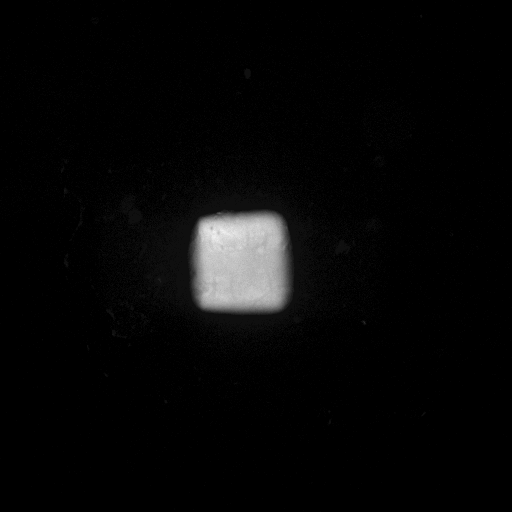
#> input picture Supplemental protocols and data/Data/SI Figure 20/11-02-22-Figure S20/Analyzed/Shit gels/Figure S20ii-3_g.tif, 1024 x 1024 px (shown at 1/2 size); the run also reads 1 picture not shown here
$ python image_analyzer_figS20.py
#> lines starting #> are read from the running program, lines starting #| are printed output that depends on the picture
# -*- coding: utf-8 -*-
"""
Created on Fri Sep 30 09:56:28 2022

@author: rmish
"""

import skimage
import os
import matplotlib.pyplot as plt
import numpy as np
from matplotlib.colors import LinearSegmentedColormap

import matplotlib.pyplot as plt
from skimage import data
from skimage import color
from skimage import img_as_float
import cv2

def hextorgb(hx):
    return tuple(int(hx[i:i+2], 16) for i in (0, 2, 4))

def colormapgenerator(list_colors,label = 'mylist', bins = 100):
    cmaps = LinearSegmentedColormap.from_list(
        label,
        list_colors,
        N = 100)
    return cmaps

def automatic_brightness_and_contrast(image, clip_hist_percent=3):
    # gray = cv2.cvtColor(image, cv2.COLOR_BGR2GRAY)
    gray = image

    # Calculate grayscale histogram
    hist = cv2.calcHist([gray],[0],None,[65536],[0,65536])
    hist_size = len(hist)

    # Calculate cumulative distribution from the histogram
    accumulator = []
    accumulator.append(float(hist[0]))
    for index in range(1, hist_size):
        accumulator.append(accumulator[index -1] + float(hist[index]))

    # Locate points to clip
    maximum = accumulator[-1]
    clip_hist_percent *= (maximum/100.0)
    clip_hist_percent /= 2.0

    # Locate left cut
    minimum_gray = 0
    while accumulator[minimum_gray] < clip_hist_percent:
        minimum_gray += 1

    # Locate right cut
    maximum_gray = hist_size -1
    while accumulator[maximum_gray] >= (maximum - clip_hist_percent):
        maximum_gray -= 1

    # Calculate alpha and beta values
    alpha = 255 / (maximum_gray - minimum_gray)
    beta = -minimum_gray * alpha

    '''
    # Calculate new histogram with desired range and show histogram
    new_hist = cv2.calcHist([gray],[0],None,[256],[minimum_gray,maximum_gray])
    plt.plot(hist)
    plt.plot(new_hist)
    plt.xlim([0,256])
    plt.show()
    '''

    auto_result = cv2.convertScaleAbs(image, alpha=alpha, beta=beta)
    return (auto_result, alpha, beta)

#%%define colors
ab=0
afact = 1
bfact = 1

rc='ed2024'
redc = hextorgb(rc)
red = tuple(ti/255 for ti in redc)

gc='2ca02cf'
greenc = hextorgb(gc)
green = tuple(ti/255 for ti in greenc)

bc = '0084FF'
bluec = hextorgb(bc)
blue = tuple(ti/255 for ti in bluec)

list_colors = [(0, 0, 0,ab),
               red]
red = colormapgenerator(list_colors)
list_colors = [(0, 0, 0,ab),
               green]
green = colormapgenerator(list_colors)
list_colors = [(0, 0, 0,ab),
               blue]
blue = colormapgenerator(list_colors)

#%%load images

g1 = skimage.io.imread('Figure S20ii-3_g.tif')
#> g1 is the input picture: shape (1024, 1024) uint16; min 349, max 4692, mean 578.3
b1 = skimage.io.imread('Figure S20ii-3_b.tif')
r1 = skimage.io.imread('Figure S20ii-3_r.tif')
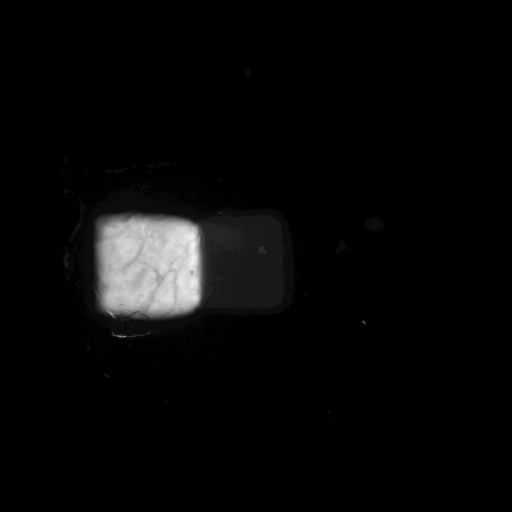
#> input picture Supplemental protocols and data/Data/SI Figure 20/11-02-22-Figure S20/Analyzed/Shit gels/Figure S20ii-3_r.tif, 1024 x 1024 px (shown at 1/2 size)
#> r1 is the input picture: shape (1024, 1024) uint16; min 383, max 5467, mean 610.3
g2 = skimage.io.imread('Figure S20iii-3-g.tif')
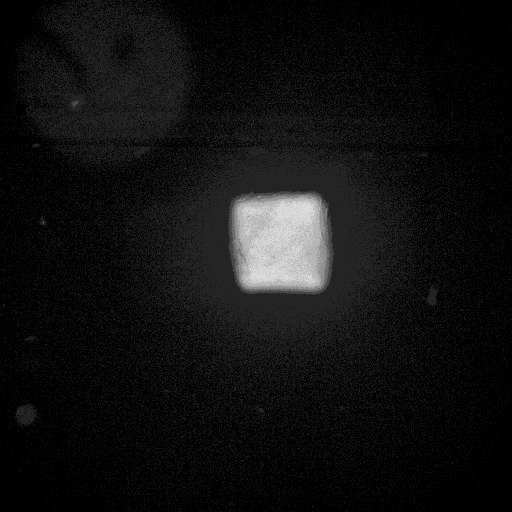
#> input picture Supplemental protocols and data/Data/SI Figure 20/11-02-22-Figure S20/Analyzed/Shit gels/Figure S20iii-3-g.tif, 1024 x 1024 px (shown at 1/2 size)
#> g2 is the input picture: shape (1024, 1024) uint16; min 378, max 2090, mean 543.1
b2 = skimage.io.imread('Figure S20iii-3-b.tif')
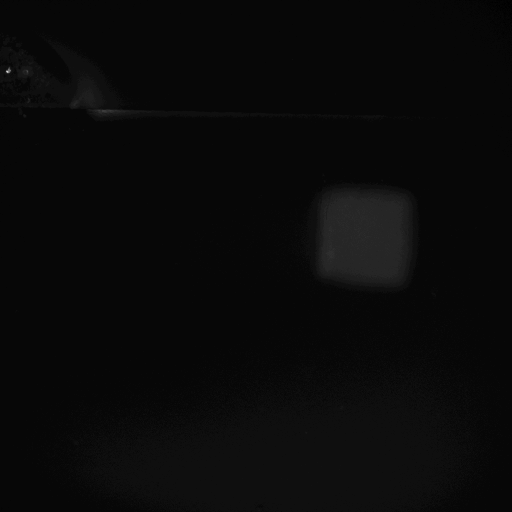
#> input picture Supplemental protocols and data/Data/SI Figure 20/11-02-22-Figure S20/Analyzed/Shit gels/Figure S20iii-3-b.tif, 1024 x 1024 px (shown at 1/2 size)
#> b2 is the input picture: shape (1024, 1024) uint16; min 434, max 8807, mean 718.3
r2 = skimage.io.imread('Figure S20iii-3-r.tif')
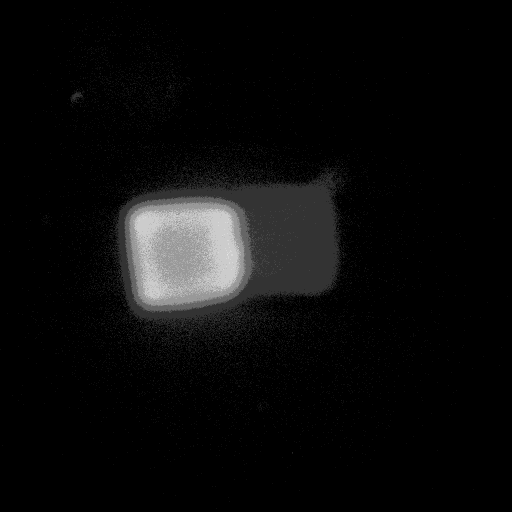
#> input picture Supplemental protocols and data/Data/SI Figure 20/11-02-22-Figure S20/Analyzed/Shit gels/Figure S20iii-3-r.tif, 1024 x 1024 px (shown at 1/2 size)
#> r2 is the input picture: shape (1024, 1024) uint16; min 383, max 1613, mean 511.2


#%%
plt.figure()
plt.style.use('dark_background')

filler, alpha, beta =automatic_brightness_and_contrast(b2)
#> in automatic_brightness_and_contrast, `hist_size = len(hist)`: hist_size = 65536
#> after the loop in automatic_brightness_and_contrast, `for index in range(1, hist_size):`: accumulator = 65536 items
#> in automatic_brightness_and_contrast, `maximum = accumulator[-1]`: maximum = 1048576
#> in automatic_brightness_and_contrast, `clip_hist_percent *= (maximum/100.0)`: clip_hist_percent = 31457.3
#> in automatic_brightness_and_contrast, `clip_hist_percent /= 2.0`: clip_hist_percent = 15728.6
#> after the loop in automatic_brightness_and_contrast, `while accumulator[minimum_gray] < clip_hist_percent:`: minimum_gray = 542
#> in automatic_brightness_and_contrast, `maximum_gray = hist_size -1`: maximum_gray = 65535
#> the loop in automatic_brightness_and_contrast, `while accumulator[maximum_gray] >= (maximum - clip_hist_percent):` made 63888 passes
#> maximum_gray on passes 1 to 3: 65534, 65533, 65532
#> after the loop in automatic_brightness_and_contrast, `while accumulator[maximum_gray] >= (maximum - clip_hist_percent):`: maximum_gray = 1647
#> in automatic_brightness_and_contrast, `alpha = 255 / (maximum_gray - minimum_gray)`: alpha = 0.231
#> in automatic_brightness_and_contrast, `beta = -minimum_gray * alpha`: beta = -125.1
#> in automatic_brightness_and_contrast, `auto_result = cv2.convertScaleAbs(image, alpha=alpha, beta=beta)`:
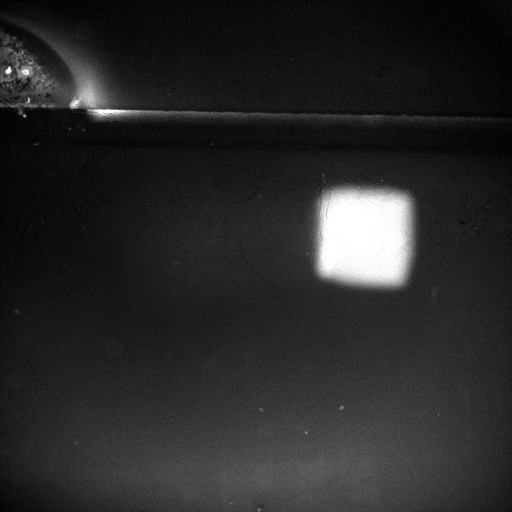
#> auto_result: shape (1024, 1024) (shown at 1/2 size); min 0, max 255, mean 40.5
#> alpha = 0.231; beta = -125.1
bnorm = cv2.convertScaleAbs(b2, alpha=alpha*afact, beta=beta*bfact)
plt.imshow(bnorm, cmap = blue)

filler, alpha, beta =automatic_brightness_and_contrast(r2)
#> the loop in automatic_brightness_and_contrast (call 2), `while accumulator[maximum_gray] >= (maximum - clip_hist_percent):` made 64239 passes
#> alpha = 0.293; beta = -125.3
rnorm = cv2.convertScaleAbs(r2, alpha=alpha*afact, beta=beta*bfact)
plt.imshow(rnorm, cmap = red)

filler, alpha, beta =automatic_brightness_and_contrast(g2)
#> alpha = 0.195; beta = -89.04
gnorm = cv2.convertScaleAbs(g2, alpha=alpha*afact, beta=beta*bfact)
plt.imshow(gnorm, cmap = green)
plt.axis('off')
plt.savefig('gel2.svg')

#%%
plt.figure()
plt.style.use('dark_background')

filler, alpha, beta =automatic_brightness_and_contrast(b1)
#> alpha = 0.169; beta = -72.04
bnorm = cv2.convertScaleAbs(b1, alpha=alpha*afact, beta=beta*bfact)
plt.imshow(bnorm, cmap = blue)

filler, alpha, beta =automatic_brightness_and_contrast(r1)
#> in automatic_brightness_and_contrast (call 5), `clip_hist_percent *= (maximum/100.0)`: clip_hist_percent = 31457.3
#> in automatic_brightness_and_contrast (call 5), `clip_hist_percent /= 2.0`: clip_hist_percent = 15728.6
#> after the loop in automatic_brightness_and_contrast (call 5), `while accumulator[minimum_gray] < clip_hist_percent:`: minimum_gray = 418
#> in automatic_brightness_and_contrast (call 5), `maximum_gray = hist_size -1`: maximum_gray = 65535
#> the loop in automatic_brightness_and_contrast (call 5), `while accumulator[maximum_gray] >= (maximum - clip_hist_percent):` made 61250 passes
#> after the loop in automatic_brightness_and_contrast (call 5), `while accumulator[maximum_gray] >= (maximum - clip_hist_percent):`: maximum_gray = 4285
#> in automatic_brightness_and_contrast (call 5), `alpha = 255 / (maximum_gray - minimum_gray)`: alpha = 0.0659
#> in automatic_brightness_and_contrast (call 5), `beta = -minimum_gray * alpha`: beta = -27.56
#> in automatic_brightness_and_contrast (call 5), `auto_result = cv2.convertScaleAbs(image, alpha=alpha, beta=beta)`:
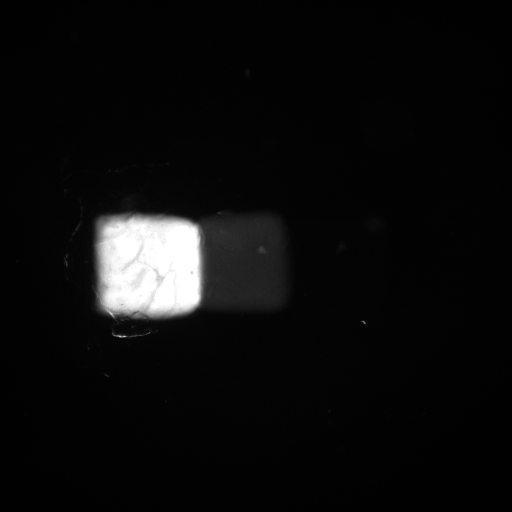
#> auto_result: shape (1024, 1024) (shown at 1/2 size); min 0, max 255, mean 12.4
#> alpha = 0.0659; beta = -27.56
rnorm = cv2.convertScaleAbs(r1, alpha=alpha*afact, beta=beta*bfact)
plt.imshow(rnorm, cmap = red)

filler, alpha, beta =automatic_brightness_and_contrast(g1)
#> in automatic_brightness_and_contrast (call 6), `clip_hist_percent *= (maximum/100.0)`: clip_hist_percent = 31457.3
#> in automatic_brightness_and_contrast (call 6), `clip_hist_percent /= 2.0`: clip_hist_percent = 15728.6
#> in automatic_brightness_and_contrast (call 6), `auto_result = cv2.convertScaleAbs(image, alpha=alpha, beta=beta)`:
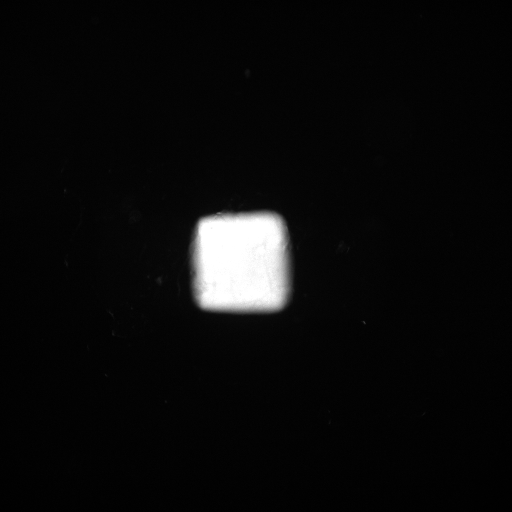
#> auto_result: shape (1024, 1024) (shown at 1/2 size); min 0, max 255, mean 11
gnorm = cv2.convertScaleAbs(g1, alpha=alpha*afact, beta=beta*bfact)
plt.imshow(gnorm, cmap = green)
plt.axis('off')
plt.savefig('gel1.svg')

# [123 lines of commented-out code are left out]
